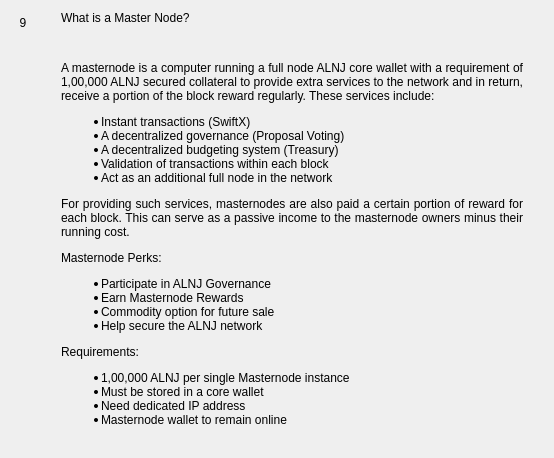
                  <widget class="QWidget" name="widgetFaq9" native="true">
                   <layout class="QHBoxLayout" name="horizontalpage_9" stretch="0,1">
                    <item alignment="Qt::AlignTop">
                     <widget class="QLabel" name="labelNumber9">
                      <property name="minimumSize">
                       <size>
                        <width>24</width>
                        <height>24</height>
                       </size>
                      </property>
                      <property name="maximumSize">
                       <size>
                        <width>16777215</width>
                        <height>24</height>
                       </size>
                      </property>
                      <property name="text">
                       <string>9</string>
                      </property>
                      <property name="alignment">
                       <set>Qt::AlignCenter</set>
                      </property>
                     </widget>
                    </item>
                    <item>
                     <layout class="QVBoxLayout" name="verticalLayoutpage_9">
                      <property name="leftMargin">
                       <number>20</number>
                      </property>
                      <property name="rightMargin">
                       <number>20</number>
                      </property>
                      <item>
                       <widget class="QLabel" name="labelSubtitle9">
                        <property name="text">
                         <string>What is a Master Node?</string>
                        </property>
                        <property name="wordWrap">
                         <bool>true</bool>
                        </property>
                       </widget>
                      </item>
                      <item>
                       <spacer name="verticalSpacer_90">
                        <property name="orientation">
                         <enum>Qt::Vertical</enum>
                        </property>
                        <property name="sizeType">
                         <enum>QSizePolicy::Fixed</enum>
                        </property>
                        <property name="sizeHint" stdset="0">
                         <size>
                          <width>20</width>
                          <height>30</height>
                         </size>
                        </property>
                       </spacer>
                      </item>
                      <item>
                       <widget class="QLabel" name="labelContent9">
                        <property name="text">
                         <string>
                           &lt;html&gt;&lt;head/&gt;&lt;body&gt;&lt;p align=&quot;justify&quot;&gt;
                           A masternode is a computer running a full node ALNJ core wallet with a
                           requirement of 1,00,000 ALNJ secured collateral to provide extra services
                           to the network and in return, receive a portion of the block reward
                           regularly.  These services include:
                           &lt;/p&gt;&lt;p align=&quot;justify&quot;&gt;

                           &lt;ul&gt;
                           &lt;li&gt;Instant transactions (SwiftX)&lt;/li&gt;
                           &lt;li&gt;A decentralized governance (Proposal Voting)&lt;/li&gt;
                           &lt;li&gt;A decentralized budgeting system (Treasury)&lt;/li&gt;
                           &lt;li&gt;Validation of transactions within each block&lt;/li&gt;
                           &lt;li&gt;Act as an additional full node in the network&lt;/li&gt;
                           &lt;/ul&gt;

                           &lt;/p&gt;&lt;p align=&quot;justify&quot;&gt;
                           For providing such services, masternodes are also paid a certain portion
                           of reward for each block. This can serve as a passive income to the
                           masternode owners minus their running cost.
                           &lt;/p&gt;&lt;p align=&quot;justify&quot;&gt;

                           Masternode Perks:
                           &lt;/p&gt;&lt;p align=&quot;justify&quot;&gt;
                           &lt;ul&gt;
                           &lt;li&gt;Participate in ALNJ Governance&lt;/li&gt;
                           &lt;li&gt;Earn Masternode Rewards&lt;/li&gt;
                           &lt;li&gt;Commodity option for future sale&lt;/li&gt;
                           &lt;li&gt;Help secure the ALNJ network&lt;/li&gt;
                           &lt;/ul&gt;
                           &lt;/p&gt;&lt;p align=&quot;justify&quot;&gt;

                           Requirements:
                           &lt;/p&gt;&lt;p align=&quot;justify&quot;&gt;
                           &lt;ul&gt;
                           &lt;li&gt;1,00,000 ALNJ per single Masternode instance&lt;/li&gt;
                           &lt;li&gt;Must be stored in a core wallet&lt;/li&gt;
                           &lt;li&gt;Need dedicated IP address&lt;/li&gt;
                           &lt;li&gt;Masternode wallet to remain online&lt;/li&gt;
                           &lt;/ul&gt;
                           &lt;/p&gt;&lt;/body&gt;&lt;/html&gt;
                         </string>
                        </property>
                        <property name="alignment">
                         <set>Qt::AlignLeading|Qt::AlignLeft|Qt::AlignTop</set>
                        </property>
                        <property name="wordWrap">
                         <bool>true</bool>
                        </property>
                       </widget>
                      </item>
                      <item>
                       <spacer name="verticalSpacer_91">
                        <property name="orientation">
                         <enum>Qt::Vertical</enum>
                        </property>
                        <property name="sizeHint" stdset="0">
                         <size>
                          <width>20</width>
                          <height>20</height>
                         </size>
                        </property>
                       </spacer>
                      </item>
                     </layout>
                    </item>
                   </layout>
                  </widget>
